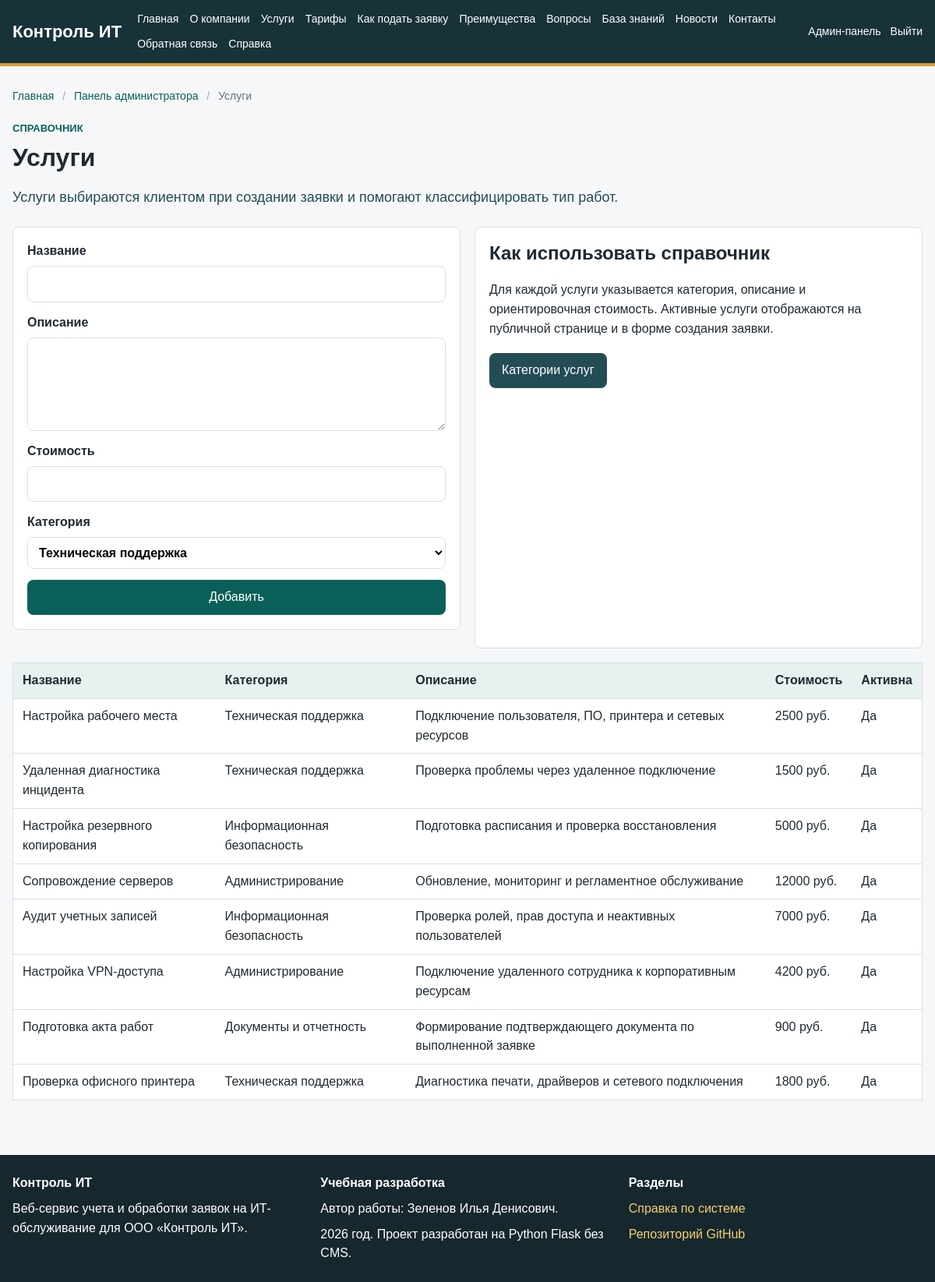
Page /admin/services (signed in) on the committed database.
### app/models.py (models this page shows, shortened)
class Service(db.Model):
    __tablename__ = "services"
    id = db.Column(db.Integer, primary_key=True)
    name = db.Column(db.String(150), nullable=False)
    description = db.Column(db.Text)
    price = db.Column(db.Float, default=0)
    is_active = db.Column(db.Boolean, default=True)
    category_id = db.Column(db.Integer, db.ForeignKey("service_categories.id"), nullable=False)
    category = db.relationship("ServiceCategory", back_populates="services")
    tickets = db.relationship("Ticket", back_populates="service")

class ServiceCategory(db.Model):
    __tablename__ = "service_categories"
    id = db.Column(db.Integer, primary_key=True)
    name = db.Column(db.String(120), unique=True, nullable=False)
    description = db.Column(db.Text)
    services = db.relationship("Service", back_populates="category")

### app/routes/admin.py (the view, shortened to what this page needs)
@admin_bp.route("/services", methods=["GET", "POST"])
@login_required
@role_required("Администратор")
def services():
    categories = ServiceCategory.query.all()
    return render_template(
        "admin/services.html",
        title="Услуги",
        services=Service.query.all(),
        categories=categories,
        breadcrumbs=admin_breadcrumbs({"label": "Услуги", "url": None}),
    )

### app/models.py (called while the page is built)
@login_manager.user_loader
def load_user(user_id):
    return User.query.get(int(user_id))

    @property
    def is_active(self):
        return self.is_active_account

    def has_role(self, *role_names):
        return self.role and self.role.name in role_names

### app/routes/admin.py (called while the page is built)
def admin_breadcrumbs(*items):
    trail = [{"label": "Главная", "url": url_for("public.home")}]
    if items:
        trail.append({"label": "Панель администратора", "url": url_for("admin.dashboard")})
        trail.extend(items)
    else:
        trail.append({"label": "Панель администратора", "url": None})
    return trail

### app/templates/admin/services.html (shortened to what this page needs)
{% extends "base.html" %}
{% block content %}
<section class="page-header">
    <p class="eyebrow">Справочник</p>
    <h1>Услуги</h1>
    <p class="lead">
        Услуги выбираются клиентом при создании заявки и помогают классифицировать тип работ.
    </p>
</section>
<section class="section-grid">
    <form method="post" class="form-card">
        <label>
            Название
            <input name="name" required>
        </label>
        <label>
            Описание
            <textarea name="description"></textarea>
        </label>
        <label>
            Стоимость
            <input name="price" type="number" step="0.01">
        </label>
        <label>
            Категория
            <select name="category_id">
                {% for category in categories %}
                    <option value="{{ category.id }}">{{ category.name }}</option>
                {% endfor %}
            </select>
        </label>
        <button>Добавить</button>
    </form>
    <aside class="info-box">
        <h2>Как использовать справочник</h2>
        <p>
            Для каждой услуги указывается категория, описание и ориентировочная стоимость.
            Активные услуги отображаются на публичной странице и в форме создания заявки.
        </p>
        <div class="actions">
            <a class="button secondary" href="{{ url_for('admin.service_categories') }}">Категории услуг</a>
        </div>
    </aside>
</section>
<table>
    <thead>
    <tr>
        <th>Название</th>
        <th>Категория</th>
        <th>Описание</th>
        <th>Стоимость</th>
        <th>Активна</th>
    </tr>
    </thead>
    <tbody>
    {% for service in services %}
        <tr>
            <td>{{ service.name }}</td>
            <td>{{ service.category.name }}</td>
            <td>{{ service.description or 'Описание не заполнено' }}</td>
            <td>{{ '%.0f'|format(service.price) }} руб.</td>
            <td>{{ 'Да' if service.is_active else 'Нет' }}</td>
        </tr>
    {% else %}
        <tr>
            <td colspan="5">Услуги пока не добавлены.</td>
        </tr>
    {% endfor %}
    </tbody>
</table>
{% endblock %}

### app/static/css/style.css (style rules this page uses)
:root { --page: #f6f7f9; --surface: #ffffff; --surface-soft: #eef6f4; --ink: #1f2a32; --muted: #63717d; --line: #d9e0e5; --header: #18323a; --header-2: #244c55; --accent: #0f766e; --accent-strong: #0b5f59; --warning: #b7791f; --danger: #b42318; --success: #1f7a4d; --white: #ffffff; }
* { box-sizing: border-box; }
body { margin: 0; font-family: Arial, Helvetica, sans-serif; color: var(--ink); background: var(--page); line-height: 1.55; }
a { color: var(--accent-strong); text-decoration: none; }
.page-header { margin-bottom: 24px; }
.page-header h1 { margin-bottom: 10px; }
h1 { margin-top: 0; font-size: 32px; line-height: 1.2; }
h2 { margin-top: 0; line-height: 1.25; }
.lead { font-size: 18px; color: var(--header-2); }
.eyebrow { margin: 0 0 8px; color: var(--accent-strong); font-size: 13px; font-weight: 700; text-transform: uppercase; }
.cards, .dashboard-grid, .section-grid { display: grid; grid-template-columns: repeat(auto-fit, minmax(240px, 1fr)); gap: 18px; margin: 18px 0; }
.card, .metric, .info-box, .form-card, .comment { background: var(--surface); border: 1px solid var(--line); border-radius: 8px; padding: 18px; }
.actions { display: flex; gap: 12px; margin: 18px 0; flex-wrap: wrap; }
.button, button { display: inline-block; background: var(--accent-strong); color: var(--white); border: none; border-radius: 8px; padding: 10px 16px; cursor: pointer; font: inherit; text-align: center; }
.button.secondary { background: var(--header-2); }
.form-card { display: grid; gap: 14px; margin-bottom: 24px; }
label { display: grid; gap: 6px; font-weight: 600; }
input, textarea, select { width: 100%; padding: 10px; border: 1px solid var(--line); border-radius: 8px; font: inherit; background: var(--white); }
textarea { min-height: 120px; resize: vertical; }
table { width: 100%; border-collapse: collapse; background: var(--white); border: 1px solid var(--line); margin: 18px 0; }
th, td { padding: 10px 12px; border-bottom: 1px solid var(--line); text-align: left; vertical-align: top; }
th { background: #e7f1ef; }

### rows in the picture
Service: name "Настройка рабочего места", category.name "Техническая поддержка", description "Подключение пользователя, ПО, принтера и сетевых ресурсов", price "2500", is_active "Да"
Service: name "Удаленная диагностика инцидента", category.name "Техническая поддержка", description "Проверка проблемы через удаленное подключение", price "1500", is_active "Да"
Service: name "Настройка резервного копирования", category.name "Информационная безопасность", description "Подготовка расписания и проверка восстановления", price "5000", is_active "Да"
Service: name "Сопровождение серверов", category.name "Администрирование", description "Обновление, мониторинг и регламентное обслуживание", price "12000", is_active "Да"
Service: name "Аудит учетных записей", category.name "Информационная безопасность", description "Проверка ролей, прав доступа и неактивных пользователей", price "7000", is_active "Да"
Service: name "Настройка VPN-доступа", category.name "Администрирование", description "Подключение удаленного сотрудника к корпоративным ресурсам", price "4200", is_active "Да"
Service: name "Подготовка акта работ", category.name "Документы и отчетность", description "Формирование подтверждающего документа по выполненной заявке", price "900", is_active "Да"
Service: name "Проверка офисного принтера", category.name "Техническая поддержка", description "Диагностика печати, драйверов и сетевого подключения", price "1800", is_active "Да"

### other values in the picture
{{ crumb.label }} "Главная" "Панель администратора"
{{ crumb.label }} "Услуги"
form field category_id "Техническая поддержка"
